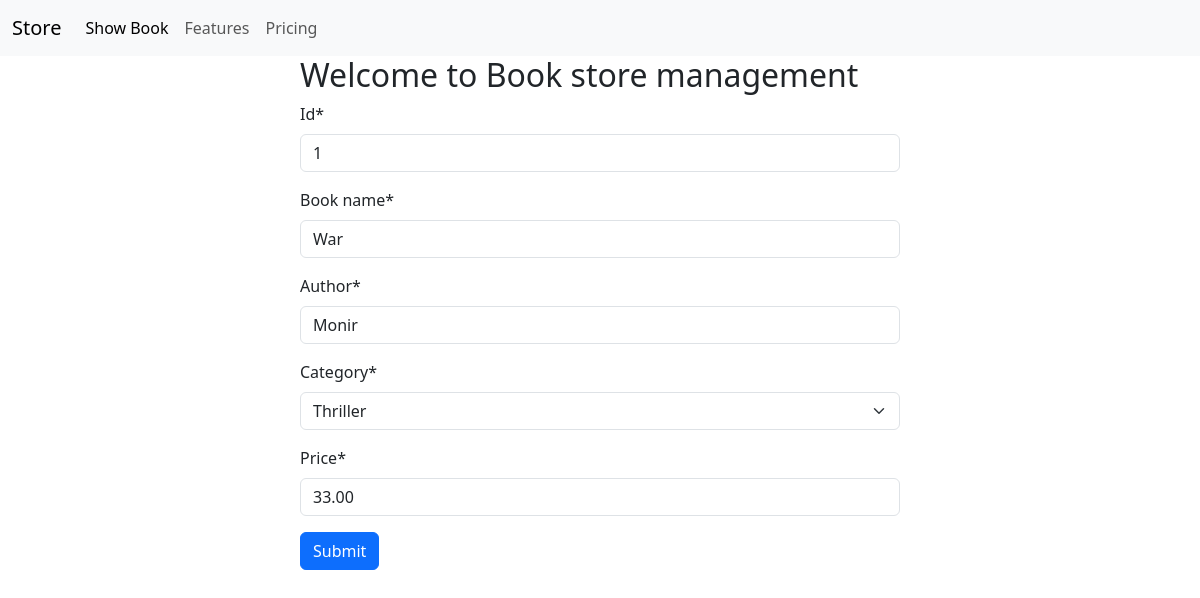
The app's page /edit_book/1 with its own data.
### book_store/models.py (models this page shows, shortened)
class bookModel(models.Model):
    type = (
        ('Mystery', 'Mystery'),
        ('Thriller', 'Thriller'),
        ('Flying', 'Flying'),
        ('Horror', 'Horror'),
    )
    id = models.IntegerField(primary_key=True)
    book_name = models.CharField(max_length=30)
    author = models.CharField(max_length=30)
    category = models.CharField(max_length=30, choices=type)
    first_publish = models.DateTimeField(auto_now_add=True)
    last_publish = models.DateTimeField(auto_now=True)
    price = models.DecimalField(max_digits=10, decimal_places=2)

### book_store/views.py (the view)
# urls.py: path('edit_book/<int:id>', views.edit_book, name='edit_book'),
def edit_book(request, id):
    book = bookModel.objects.get(pk=id)
    form = bookForm(instance=book)
    if request.method == 'POST':
        form = bookForm(request.POST, instance=book)
        if form.is_valid():
            form.save()
            return redirect('show_book')
    return render(request, 'store.html', {'form': form})

### book_store/forms.py
class bookForm(forms.ModelForm):
    class Meta:
        model = bookModel
        exclude = ['first_publish', 'last_publish']

### book_store/templates/store.html (shortened to what this page needs)
{% extends 'base.html' %}
{% block content %}
 	{% load crispy_forms_tags %}
   <div class="w-50 mx-auto">
	   <h2>Welcome to Book store management</h2>
	   <form method="post" >
		    {{form|crispy }}
		   <input type="submit" class="btn btn-primary">
	   </form>
   </div>
{% endblock %}

### records on screen
bookModel: id "1", book_name "War", author "Monir", category "Thriller", price "33.00"
